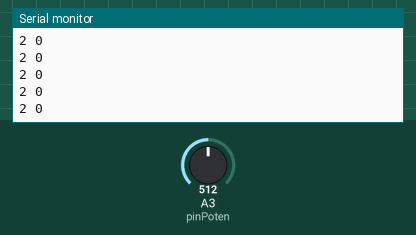
Simulated run of this sketch. Board: Arduino Uno, built with avr-gcc and run on an emulated ATmega328P. Parts: the last lines printed to the serial monitor. The test bench sets the inputs (shaded band); at power-on: A3 (pinPoten) = 512.

Above: at 1.2 s.
1.3 s: A3 (pinPoten) set to 716
At 2.3 s:
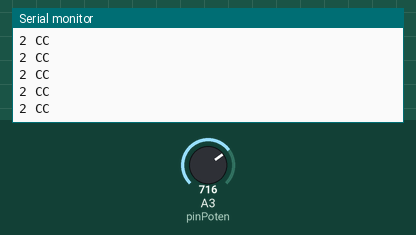
3.2 s: A3 (pinPoten) set to 511
At 4.1 s:
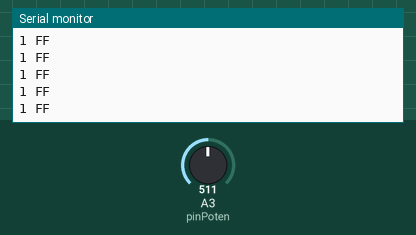
5.1 s: A3 (pinPoten) set to 122
At 6.0 s:
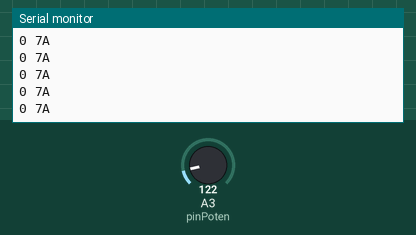
7.0 s: A3 (pinPoten) set to 0
At 7.7 s:
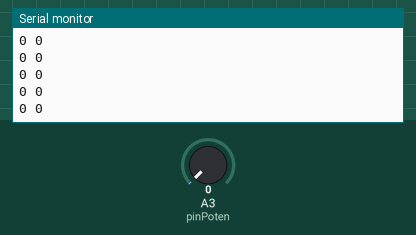

Measured:
- after the input at 1.3 s, the serial monitor: prints a new line after 0.07 s (image 1)
- after the input at 3.2 s, the serial monitor: prints a new line after 0.07 s (image 2)
- after the input at 5.1 s, the serial monitor: prints a new line after 0.07 s (image 3)
- after the input at 7.0 s, the serial monitor: prints a new line after 0.07 s (image 4)

The sketch:

Test_Potentiometre.ino
```cpp
int valeur;
byte pinPoten = 3;
byte LS;
byte MS;

void setup()
{
    Serial.begin(9600);
}

void loop()
{
    valeur = analogRead(pinPoten);
    LS = valeur % 256;
    MS = valeur / 256;
    Serial.print(MS, HEX);
    Serial.print(" ");
    Serial.println(LS, HEX);
}
```
